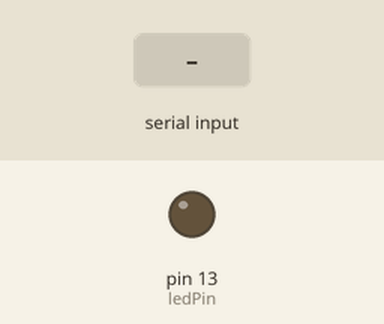
This sketch was run on a simulated Arduino Uno, built with avr-gcc and run on an emulated ATmega328P. On the bench: output pins drawn as LEDs (lit = HIGH). Inputs (shaded band) come from the test bench.

Above: at 1.2 s.
1.3 s: "E" received over Serial
At 1.9 s:
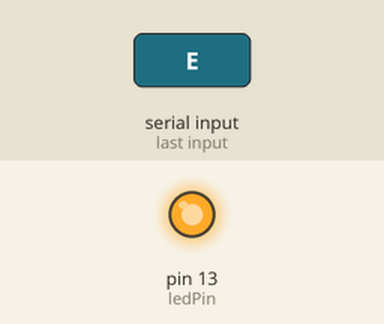
2.8 s: "A" received over Serial
At 4.2 s:
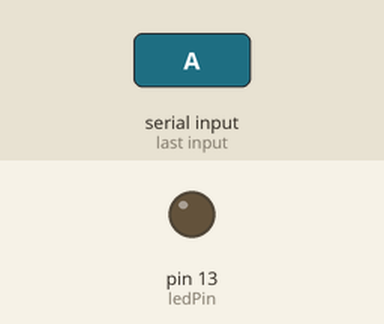
Timing chart, 0 to 5.8 s (numbered marks = the images above; inputs shaded):
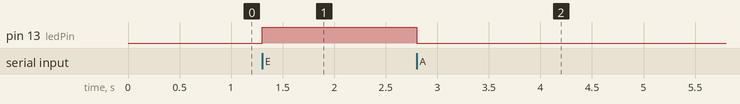

Measured:
- after the input at 1.3 s, pin 13 (ledPin): LOW → HIGH at once
- after the input at 2.8 s, pin 13 (ledPin): HIGH → LOW at once

The sketch:

BLUETOOTH.ino
```cpp
//bluetooth hc-05
int ledPin = 13; // usamos un pin de salida al LED
int state = 0;   // Variable lectrura dato serial

void setup() {
    pinMode(ledPin, OUTPUT);   //Declara pin de Salida
    digitalWrite(ledPin, LOW); //Normalmente Apagado
    Serial.begin(9600);
}

void loop() {

        if(Serial.available() > 0){
             state = Serial.read();
        }


       if (state == 'E') {

           digitalWrite(ledPin, HIGH);
           state = 0;
       }

       if (state == 'A')
       {
           digitalWrite(ledPin, LOW);
           state = 0;
       }

}
```
